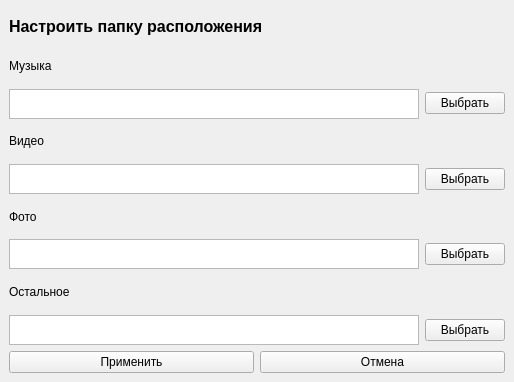
<?xml version="1.0" encoding="UTF-8"?>
<ui version="4.0">
 <class>MainWindow</class>
 <widget class="QMainWindow" name="MainWindow">
  <property name="geometry">
   <rect>
    <x>0</x>
    <y>0</y>
    <width>514</width>
    <height>382</height>
   </rect>
  </property>
  <property name="windowTitle">
   <string>DesktopHelper[Settings]</string>
  </property>
  <property name="windowIcon">
   <iconset>
    <normaloff>test.ico</normaloff>
    <normalon>test.ico</normalon>test.ico</iconset>
  </property>
  <widget class="QWidget" name="centralwidget">
   <layout class="QVBoxLayout" name="verticalLayout">
    <item>
     <widget class="QLabel" name="label">
      <property name="font">
       <font>
        <family>Helvetica</family>
        <pointsize>12</pointsize>
        <weight>75</weight>
        <italic>false</italic>
        <bold>true</bold>
       </font>
      </property>
      <property name="text">
       <string>Настроить папку расположения</string>
      </property>
     </widget>
    </item>
    <item>
     <widget class="QLabel" name="label_2">
      <property name="font">
       <font>
        <family>Helvetica</family>
        <pointsize>9</pointsize>
       </font>
      </property>
      <property name="text">
       <string>Музыка</string>
      </property>
     </widget>
    </item>
    <item>
     <layout class="QHBoxLayout" name="horizontalLayout">
      <item>
       <widget class="QTextEdit" name="music_folder">
        <property name="minimumSize">
         <size>
          <width>330</width>
          <height>30</height>
         </size>
        </property>
        <property name="maximumSize">
         <size>
          <width>12235234</width>
          <height>27</height>
         </size>
        </property>
       </widget>
      </item>
      <item>
       <widget class="QPushButton" name="music_button">
        <property name="text">
         <string>Выбрать</string>
        </property>
       </widget>
      </item>
     </layout>
    </item>
    <item>
     <widget class="QLabel" name="label_3">
      <property name="font">
       <font>
        <family>Helvetica</family>
        <pointsize>9</pointsize>
       </font>
      </property>
      <property name="text">
       <string>Видео</string>
      </property>
     </widget>
    </item>
    <item>
     <layout class="QHBoxLayout" name="horizontalLayout_2">
      <item>
       <widget class="QTextEdit" name="video_folder">
        <property name="minimumSize">
         <size>
          <width>330</width>
          <height>30</height>
         </size>
        </property>
        <property name="maximumSize">
         <size>
          <width>124145</width>
          <height>30</height>
         </size>
        </property>
       </widget>
      </item>
      <item>
       <widget class="QPushButton" name="video_button">
        <property name="text">
         <string>Выбрать</string>
        </property>
       </widget>
      </item>
     </layout>
    </item>
    <item>
     <widget class="QLabel" name="label_4">
      <property name="font">
       <font>
        <family>Helvetica</family>
        <pointsize>9</pointsize>
       </font>
      </property>
      <property name="text">
       <string>Фото</string>
      </property>
     </widget>
    </item>
    <item>
     <layout class="QHBoxLayout" name="horizontalLayout_3">
      <item>
       <widget class="QTextEdit" name="photo_folder">
        <property name="minimumSize">
         <size>
          <width>389</width>
          <height>27</height>
         </size>
        </property>
        <property name="maximumSize">
         <size>
          <width>124142</width>
          <height>30</height>
         </size>
        </property>
       </widget>
      </item>
      <item>
       <widget class="QPushButton" name="photo_button">
        <property name="text">
         <string>Выбрать</string>
        </property>
       </widget>
      </item>
     </layout>
    </item>
    <item>
     <widget class="QLabel" name="label_5">
      <property name="font">
       <font>
        <family>Helvetica</family>
        <pointsize>9</pointsize>
       </font>
      </property>
      <property name="text">
       <string>Остальное</string>
      </property>
     </widget>
    </item>
    <item>
     <layout class="QHBoxLayout" name="horizontalLayout_4">
      <item>
       <widget class="QTextEdit" name="other_folder">
        <property name="minimumSize">
         <size>
          <width>389</width>
          <height>27</height>
         </size>
        </property>
        <property name="maximumSize">
         <size>
          <width>25235</width>
          <height>30</height>
         </size>
        </property>
       </widget>
      </item>
      <item>
       <widget class="QPushButton" name="other_button">
        <property name="text">
         <string>Выбрать</string>
        </property>
       </widget>
      </item>
     </layout>
    </item>
    <item>
     <layout class="QHBoxLayout" name="horizontalLayout_5">
      <item>
       <widget class="QPushButton" name="accept_button">
        <property name="text">
         <string>Применить</string>
        </property>
       </widget>
      </item>
      <item>
       <widget class="QPushButton" name="cancel_button">
        <property name="text">
         <string>Отмена</string>
        </property>
       </widget>
      </item>
     </layout>
    </item>
   </layout>
  </widget>
 </widget>
 <resources/>
 <connections/>
</ui>
